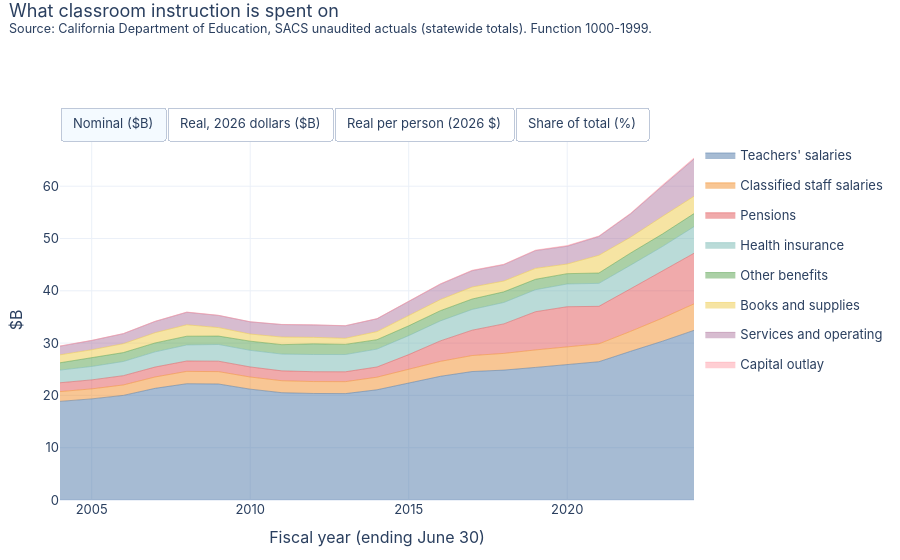

Notebook code cell kept with this figure:
### Markdown cell above
## Inside the classroom
What classroom instruction itself is made of: of every dollar coded to instruction (including special education), how much is teacher pay, other staff pay, pensions, other benefits, and supplies?

### Code cell
ins = fn[fn.function_group == "Classroom instruction (incl. special ed)"].groupby(["fy", "group"], as_index=False).amount_k.sum()
stacked_area_toggle(add_views(ins), "group", "What classroom instruction is spent on", SACS + ". Function 1000-1999.", order=[g for g in GROUPS if g in set(ins.group)]).show()

### Figure 1 — Plotly figure (JSON) as saved in the notebook; plotly's stock layout.template omitted (floating-point values rounded to 4 significant figures)
{"data": [{"hovertemplate": "%{y:,.1f}", "legendgroup": "Teachers' salaries", "line": {"color": "#4e79a7", "width": 0.5}, "mode": "lines", "name": "Teachers' salaries", "showlegend": true, "stackgroup": "one", "type": "scatter", "visible": true, "x": [2004, 2005, 2006, 2007, 2008, 2009, 2010, 2011, 2012, 2013, 2014, 2015, 2016, 2017, 2018, 2019, 2020, 2021, 2022, 2023, 2024], "y": [18.86, 19.33, 20.0, 21.35, 22.23, 22.18, 21.19, 20.51, 20.37, 20.34, 21.07, 22.36, 23.65, 24.56, 24.84, 25.35, 25.85, 26.44, 28.43, 30.35, 32.43]}, {"hovertemplate": "%{y:,.1f}", "legendgroup": "Classified staff salaries", "line": {"color": "#f28e2b", "width": 0.5}, "mode": "lines", "name": "Classified staff salaries", "showlegend": true, "stackgroup": "one", "type": "scatter", "visible": true, "x": [2004, 2005, 2006, 2007, 2008, 2009, 2010, 2011, 2012, 2013, 2014, 2015, 2016, 2017, 2018, 2019, 2020, 2021, 2022, 2023, 2024], "y": [1.87, 1.913, 1.996, 2.171, 2.358, 2.365, 2.324, 2.291, 2.282, 2.287, 2.411, 2.601, 2.851, 3.063, 3.193, 3.341, 3.457, 3.417, 3.818, 4.413, 5.075]}, {"hovertemplate": "%{y:,.1f}", "legendgroup": "Pensions", "line": {"color": "#e15759", "width": 0.5}, "mode": "lines", "name": "Pensions", "showlegend": true, "stackgroup": "one", "type": "scatter", "visible": true, "x": [2004, 2005, 2006, 2007, 2008, 2009, 2010, 2011, 2012, 2013, 2014, 2015, 2016, 2017, 2018, 2019, 2020, 2021, 2022, 2023, 2024], "y": [1.69, 1.72, 1.775, 1.9, 1.984, 1.998, 1.923, 1.886, 1.88, 1.884, 1.95, 2.844, 3.92, 4.839, 5.642, 7.306, 7.65, 7.171, 8.139, 8.936, 9.673]}, {"hovertemplate": "%{y:,.1f}", "legendgroup": "Health insurance", "line": {"color": "#76b7b2", "width": 0.5}, "mode": "lines", "name": "Health insurance", "showlegend": true, "stackgroup": "one", "type": "scatter", "visible": true, "x": [2004, 2005, 2006, 2007, 2008, 2009, 2010, 2011, 2012, 2013, 2014, 2015, 2016, 2017, 2018, 2019, 2020, 2021, 2022, 2023, 2024], "y": [2.416, 2.565, 2.71, 2.901, 3.07, 3.193, 3.177, 3.21, 3.291, 3.3, 3.422, 3.628, 3.822, 3.97, 4.095, 4.208, 4.35, 4.392, 4.514, 4.748, 5.085]}, {"hovertemplate": "%{y:,.1f}", "legendgroup": "Other benefits", "line": {"color": "#59a14f", "width": 0.5}, "mode": "lines", "name": "Other benefits", "showlegend": true, "stackgroup": "one", "type": "scatter", "visible": true, "x": [2004, 2005, 2006, 2007, 2008, 2009, 2010, 2011, 2012, 2013, 2014, 2015, 2016, 2017, 2018, 2019, 2020, 2021, 2022, 2023, 2024], "y": [1.402, 1.639, 1.704, 1.703, 1.671, 1.606, 1.751, 1.797, 2.039, 1.943, 1.797, 1.876, 1.952, 1.989, 2.038, 1.992, 1.972, 1.978, 2.327, 2.395, 2.498]}, {"hovertemplate": "%{y:,.1f}", "legendgroup": "Books and supplies", "line": {"color": "#edc948", "width": 0.5}, "mode": "lines", "name": "Books and supplies", "showlegend": true, "stackgroup": "one", "type": "scatter", "visible": true, "x": [2004, 2005, 2006, 2007, 2008, 2009, 2010, 2011, 2012, 2013, 2014, 2015, 2016, 2017, 2018, 2019, 2020, 2021, 2022, 2023, 2024], "y": [1.519, 1.553, 1.699, 1.963, 2.188, 1.627, 1.364, 1.456, 1.24, 1.161, 1.546, 1.995, 2.127, 2.3, 2.063, 2.093, 1.844, 3.389, 3.025, 3.365, 3.314]}, {"hovertemplate": "%{y:,.1f}", "legendgroup": "Services and operating", "line": {"color": "#b07aa1", "width": 0.5}, "mode": "lines", "name": "Services and operating", "showlegend": true, "stackgroup": "one", "type": "scatter", "visible": true, "x": [2004, 2005, 2006, 2007, 2008, 2009, 2010, 2011, 2012, 2013, 2014, 2015, 2016, 2017, 2018, 2019, 2020, 2021, 2022, 2023, 2024], "y": [1.657, 1.768, 1.911, 2.148, 2.388, 2.321, 2.332, 2.386, 2.37, 2.391, 2.446, 2.638, 2.941, 3.111, 3.134, 3.387, 3.392, 3.594, 4.461, 5.786, 7.113]}, {"hovertemplate": "%{y:,.1f}", "legendgroup": "Capital outlay", "line": {"color": "#ff9da7", "width": 0.5}, "mode": "lines", "name": "Capital outlay", "showlegend": true, "stackgroup": "one", "type": "scatter", "visible": true, "x": [2004, 2005, 2006, 2007, 2008, 2009, 2010, 2011, 2012, 2013, 2014, 2015, 2016, 2017, 2018, 2019, 2020, 2021, 2022, 2023, 2024], "y": [0.0423, 0.03357, 0.03489, 0.03649, 0.04386, 0.02696, 0.02257, 0.02787, 0.02356, 0.02478, 0.03818, 0.05379, 0.07026, 0.0914, 0.06921, 0.09724, 0.1299, 0.09713, 0.1143, 0.1908, 0.2044]}, {"hovertemplate": "%{y:,.1f}", "legendgroup": "Teachers' salaries", "line": {"color": "#4e79a7", "width": 0.5}, "mode": "lines", "name": "Teachers' salaries", "showlegend": false, "stackgroup": "one", "type": "scatter", "visible": false, "x": [2004, 2005, 2006, 2007, 2008, 2009, 2010, 2011, 2012, 2013, 2014, 2015, 2016, 2017, 2018, 2019, 2020, 2021, 2022, 2023, 2024], "y": [33.2, 33.05, 32.94, 34.27, 34.41, 33.85, 32.03, 30.4, 29.33, 28.8, 29.38, 30.95, 32.53, 33.16, 32.8, 32.8, 32.92, 32.92, 33.03, 33.19, 34.32]}, {"hovertemplate": "%{y:,.1f}", "legendgroup": "Classified staff salaries", "line": {"color": "#f28e2b", "width": 0.5}, "mode": "lines", "name": "Classified staff salaries", "showlegend": false, "stackgroup": "one", "type": "scatter", "visible": false, "x": [2004, 2005, 2006, 2007, 2008, 2009, 2010, 2011, 2012, 2013, 2014, 2015, 2016, 2017, 2018, 2019, 2020, 2021, 2022, 2023, 2024], "y": [3.292, 3.269, 3.288, 3.484, 3.65, 3.611, 3.512, 3.396, 3.285, 3.238, 3.361, 3.601, 3.921, 4.135, 4.216, 4.323, 4.402, 4.255, 4.435, 4.825, 5.371]}, {"hovertemplate": "%{y:,.1f}", "legendgroup": "Pensions", "line": {"color": "#e15759", "width": 0.5}, "mode": "lines", "name": "Pensions", "showlegend": false, "stackgroup": "one", "type": "scatter", "visible": false, "x": [2004, 2005, 2006, 2007, 2008, 2009, 2010, 2011, 2012, 2013, 2014, 2015, 2016, 2017, 2018, 2019, 2020, 2021, 2022, 2023, 2024], "y": [2.976, 2.939, 2.923, 3.05, 3.07, 3.049, 2.907, 2.796, 2.707, 2.668, 2.719, 3.937, 5.391, 6.534, 7.449, 9.452, 9.742, 8.928, 9.455, 9.771, 10.24]}, {"hovertemplate": "%{y:,.1f}", "legendgroup": "Health insurance", "line": {"color": "#76b7b2", "width": 0.5}, "mode": "lines", "name": "Health insurance", "showlegend": false, "stackgroup": "one", "type": "scatter", "visible": false, "x": [2004, 2005, 2006, 2007, 2008, 2009, 2010, 2011, 2012, 2013, 2014, 2015, 2016, 2017, 2018, 2019, 2020, 2021, 2022, 2023, 2024], "y": [4.253, 4.384, 4.463, 4.657, 4.752, 4.874, 4.803, 4.758, 4.739, 4.673, 4.771, 5.022, 5.256, 5.361, 5.407, 5.443, 5.54, 5.469, 5.244, 5.191, 5.382]}, {"hovertemplate": "%{y:,.1f}", "legendgroup": "Other benefits", "line": {"color": "#59a14f", "width": 0.5}, "mode": "lines", "name": "Other benefits", "showlegend": false, "stackgroup": "one", "type": "scatter", "visible": false, "x": [2004, 2005, 2006, 2007, 2008, 2009, 2010, 2011, 2012, 2013, 2014, 2015, 2016, 2017, 2018, 2019, 2020, 2021, 2022, 2023, 2024], "y": [2.468, 2.801, 2.806, 2.734, 2.587, 2.452, 2.646, 2.664, 2.936, 2.751, 2.505, 2.596, 2.684, 2.686, 2.692, 2.578, 2.511, 2.463, 2.703, 2.619, 2.643]}, {"hovertemplate": "%{y:,.1f}", "legendgroup": "Books and supplies", "line": {"color": "#edc948", "width": 0.5}, "mode": "lines", "name": "Books and supplies", "showlegend": false, "stackgroup": "one", "type": "scatter", "visible": false, "x": [2004, 2005, 2006, 2007, 2008, 2009, 2010, 2011, 2012, 2013, 2014, 2015, 2016, 2017, 2018, 2019, 2020, 2021, 2022, 2023, 2024], "y": [2.675, 2.655, 2.798, 3.152, 3.387, 2.484, 2.062, 2.158, 1.785, 1.644, 2.156, 2.762, 2.926, 3.105, 2.724, 2.707, 2.348, 4.219, 3.514, 3.68, 3.507]}, {"hovertemplate": "%{y:,.1f}", "legendgroup": "Services and operating", "line": {"color": "#b07aa1", "width": 0.5}, "mode": "lines", "name": "Services and operating", "showlegend": false, "stackgroup": "one", "type": "scatter", "visible": false, "x": [2004, 2005, 2006, 2007, 2008, 2009, 2010, 2011, 2012, 2013, 2014, 2015, 2016, 2017, 2018, 2019, 2020, 2021, 2022, 2023, 2024], "y": [2.917, 3.023, 3.148, 3.449, 3.696, 3.542, 3.524, 3.536, 3.413, 3.386, 3.41, 3.653, 4.045, 4.201, 4.138, 4.382, 4.32, 4.475, 5.183, 6.327, 7.528]}, {"hovertemplate": "%{y:,.1f}", "legendgroup": "Capital outlay", "line": {"color": "#ff9da7", "width": 0.5}, "mode": "lines", "name": "Capital outlay", "showlegend": false, "stackgroup": "one", "type": "scatter", "visible": false, "x": [2004, 2005, 2006, 2007, 2008, 2009, 2010, 2011, 2012, 2013, 2014, 2015, 2016, 2017, 2018, 2019, 2020, 2021, 2022, 2023, 2024], "y": [0.07447, 0.05737, 0.05746, 0.05857, 0.06789, 0.04115, 0.03412, 0.04131, 0.03392, 0.03509, 0.05324, 0.07446, 0.09662, 0.1234, 0.09138, 0.1258, 0.1654, 0.1209, 0.1327, 0.2086, 0.2163]}, {"hovertemplate": "%{y:,.0f}", "legendgroup": "Teachers' salaries", "line": {"color": "#4e79a7", "width": 0.5}, "mode": "lines", "name": "Teachers' salaries", "showlegend": false, "stackgroup": "one", "type": "scatter", "visible": false, "x": [2004, 2005, 2006, 2007, 2008, 2009, 2010, 2011, 2012, 2013, 2014, 2015, 2016, 2017, 2018, 2019, 2020, 2021, 2022, 2023, 2024], "y": [937.5, 925.6, 917.0, 948.5, 944.7, 920.3, 862.5, 811.3, 776.0, 756.0, 764.7, 798.8, 833.5, 845.1, 832.6, 831.7, 833.8, 836.8, 843.9, 847.6, 874.0]}, {"hovertemplate": "%{y:,.0f}", "legendgroup": "Classified staff salaries", "line": {"color": "#f28e2b", "width": 0.5}, "mode": "lines", "name": "Classified staff salaries", "showlegend": false, "stackgroup": "one", "type": "scatter", "visible": false, "x": [2004, 2005, 2006, 2007, 2008, 2009, 2010, 2011, 2012, 2013, 2014, 2015, 2016, 2017, 2018, 2019, 2020, 2021, 2022, 2023, 2024], "y": [92.96, 91.56, 91.53, 96.42, 100.2, 98.16, 94.56, 90.62, 86.93, 84.99, 87.49, 92.93, 100.5, 105.4, 107.0, 109.6, 111.5, 108.2, 113.3, 123.2, 136.8]}, {"hovertemplate": "%{y:,.0f}", "legendgroup": "Pensions", "line": {"color": "#e15759", "width": 0.5}, "mode": "lines", "name": "Pensions", "showlegend": false, "stackgroup": "one", "type": "scatter", "visible": false, "x": [2004, 2005, 2006, 2007, 2008, 2009, 2010, 2011, 2012, 2013, 2014, 2015, 2016, 2017, 2018, 2019, 2020, 2021, 2022, 2023, 2024], "y": [84.03, 82.32, 81.38, 84.4, 84.28, 82.9, 78.28, 74.6, 71.64, 70.03, 70.77, 101.6, 138.1, 166.5, 189.1, 239.7, 246.7, 226.9, 241.6, 249.5, 260.7]}, {"hovertemplate": "%{y:,.0f}", "legendgroup": "Health insurance", "line": {"color": "#76b7b2", "width": 0.5}, "mode": "lines", "name": "Health insurance", "showlegend": false, "stackgroup": "one", "type": "scatter", "visible": false, "x": [2004, 2005, 2006, 2007, 2008, 2009, 2010, 2011, 2012, 2013, 2014, 2015, 2016, 2017, 2018, 2019, 2020, 2021, 2022, 2023, 2024], "y": [120.1, 122.8, 124.2, 128.9, 130.4, 132.5, 129.3, 127.0, 125.4, 122.7, 124.2, 129.6, 134.7, 136.6, 137.3, 138.0, 140.3, 139.0, 134.0, 132.6, 137.0]}, {"hovertemplate": "%{y:,.0f}", "legendgroup": "Other benefits", "line": {"color": "#59a14f", "width": 0.5}, "mode": "lines", "name": "Other benefits", "showlegend": false, "stackgroup": "one", "type": "scatter", "visible": false, "x": [2004, 2005, 2006, 2007, 2008, 2009, 2010, 2011, 2012, 2013, 2014, 2015, 2016, 2017, 2018, 2019, 2020, 2021, 2022, 2023, 2024], "y": [69.68, 78.47, 78.11, 75.67, 71.01, 66.66, 71.25, 71.07, 77.69, 72.21, 65.21, 67.01, 68.77, 68.43, 68.33, 65.36, 63.61, 62.61, 69.07, 66.89, 67.31]}, {"hovertemplate": "%{y:,.0f}", "legendgroup": "Books and supplies", "line": {"color": "#edc948", "width": 0.5}, "mode": "lines", "name": "Books and supplies", "showlegend": false, "stackgroup": "one", "type": "scatter", "visible": false, "x": [2004, 2005, 2006, 2007, 2008, 2009, 2010, 2011, 2012, 2013, 2014, 2015, 2016, 2017, 2018, 2019, 2020, 2021, 2022, 2023, 2024], "y": [75.53, 74.35, 77.88, 87.22, 92.98, 67.53, 55.52, 57.58, 47.24, 43.16, 56.11, 71.28, 74.96, 79.13, 69.16, 68.64, 59.48, 107.3, 89.78, 93.98, 89.31]}, {"hovertemplate": "%{y:,.0f}", "legendgroup": "Services and operating", "line": {"color": "#b07aa1", "width": 0.5}, "mode": "lines", "name": "Services and operating", "showlegend": false, "stackgroup": "one", "type": "scatter", "visible": false, "x": [2004, 2005, 2006, 2007, 2008, 2009, 2010, 2011, 2012, 2013, 2014, 2015, 2016, 2017, 2018, 2019, 2020, 2021, 2022, 2023, 2024], "y": [82.36, 84.66, 87.63, 95.44, 101.5, 96.3, 94.89, 94.35, 90.31, 88.88, 88.76, 94.27, 103.6, 107.0, 105.1, 111.1, 109.4, 113.8, 132.4, 161.6, 191.7]}, {"hovertemplate": "%{y:,.0f}", "legendgroup": "Capital outlay", "line": {"color": "#ff9da7", "width": 0.5}, "mode": "lines", "name": "Capital outlay", "showlegend": false, "stackgroup": "one", "type": "scatter", "visible": false, "x": [2004, 2005, 2006, 2007, 2008, 2009, 2010, 2011, 2012, 2013, 2014, 2015, 2016, 2017, 2018, 2019, 2020, 2021, 2022, 2023, 2024], "y": [2.103, 1.607, 1.599, 1.621, 1.864, 1.119, 0.9187, 1.102, 0.8976, 0.9211, 1.386, 1.922, 2.476, 3.145, 2.32, 3.19, 4.19, 3.074, 3.391, 5.328, 5.508]}, {"hovertemplate": "%{y:.1f}", "legendgroup": "Teachers' salaries", "line": {"color": "#4e79a7", "width": 0.5}, "mode": "lines", "name": "Teachers' salaries", "showlegend": false, "stackgroup": "one", "type": "scatter", "visible": false, "x": [2004, 2005, 2006, 2007, 2008, 2009, 2010, 2011, 2012, 2013, 2014, 2015, 2016, 2017, 2018, 2019, 2020, 2021, 2022, 2023, 2024], "y": [64.02, 63.34, 62.83, 62.48, 61.87, 62.8, 62.17, 61.11, 60.81, 61.02, 60.76, 58.84, 57.22, 55.92, 55.11, 53.06, 53.14, 52.38, 51.85, 50.43, 49.59]}, {"hovertemplate": "%{y:.1f}", "legendgroup": "Classified staff salaries", "line": {"color": "#f28e2b", "width": 0.5}, "mode": "lines", "name": "Classified staff salaries", "showlegend": false, "stackgroup": "one", "type": "scatter", "visible": false, "x": [2004, 2005, 2006, 2007, 2008, 2009, 2010, 2011, 2012, 2013, 2014, 2015, 2016, 2017, 2018, 2019, 2020, 2021, 2022, 2023, 2024], "y": [6.349, 6.265, 6.272, 6.351, 6.563, 6.698, 6.817, 6.826, 6.812, 6.861, 6.951, 6.846, 6.898, 6.972, 7.084, 6.993, 7.106, 6.77, 6.963, 7.333, 7.76]}, {"hovertemplate": "%{y:.1f}", "legendgroup": "Pensions", "line": {"color": "#e15759", "width": 0.5}, "mode": "lines", "name": "Pensions", "showlegend": false, "stackgroup": "one", "type": "scatter", "visible": false, "x": [2004, 2005, 2006, 2007, 2008, 2009, 2010, 2011, 2012, 2013, 2014, 2015, 2016, 2017, 2018, 2019, 2020, 2021, 2022, 2023, 2024], "y": [5.739, 5.633, 5.576, 5.56, 5.519, 5.657, 5.643, 5.62, 5.614, 5.653, 5.622, 7.486, 9.483, 11.02, 12.52, 15.29, 15.73, 14.2, 14.84, 14.85, 14.79]}, {"hovertemplate": "%{y:.1f}", "legendgroup": "Health insurance", "line": {"color": "#76b7b2", "width": 0.5}, "mode": "lines", "name": "Health insurance", "showlegend": false, "stackgroup": "one", "type": "scatter", "visible": false, "x": [2004, 2005, 2006, 2007, 2008, 2009, 2010, 2011, 2012, 2013, 2014, 2015, 2016, 2017, 2018, 2019, 2020, 2021, 2022, 2023, 2024], "y": [8.202, 8.403, 8.514, 8.489, 8.543, 9.042, 9.321, 9.563, 9.827, 9.901, 9.867, 9.549, 9.246, 9.039, 9.085, 8.807, 8.942, 8.701, 8.232, 7.888, 7.777]}, {"hovertemplate": "%{y:.1f}", "legendgroup": "Other benefits", "line": {"color": "#59a14f", "width": 0.5}, "mode": "lines", "name": "Other benefits", "showlegend": false, "stackgroup": "one", "type": "scatter", "visible": false, "x": [2004, 2005, 2006, 2007, 2008, 2009, 2010, 2011, 2012, 2013, 2014, 2015, 2016, 2017, 2018, 2019, 2020, 2021, 2022, 2023, 2024], "y": [4.759, 5.369, 5.353, 4.984, 4.651, 4.548, 5.136, 5.353, 6.088, 5.829, 5.181, 4.937, 4.721, 4.528, 4.523, 4.17, 4.054, 3.919, 4.244, 3.98, 3.819]}, {"hovertemplate": "%{y:.1f}", "legendgroup": "Books and supplies", "line": {"color": "#edc948", "width": 0.5}, "mode": "lines", "name": "Books and supplies", "showlegend": false, "stackgroup": "one", "type": "scatter", "visible": false, "x": [2004, 2005, 2006, 2007, 2008, 2009, 2010, 2011, 2012, 2013, 2014, 2015, 2016, 2017, 2018, 2019, 2020, 2021, 2022, 2023, 2024], "y": [5.158, 5.088, 5.336, 5.745, 6.089, 4.608, 4.002, 4.337, 3.702, 3.484, 4.458, 5.251, 5.146, 5.236, 4.577, 4.38, 3.791, 6.713, 5.517, 5.592, 5.068]}, {"hovertemplate": "%{y:.1f}", "legendgroup": "Services and operating", "line": {"color": "#b07aa1", "width": 0.5}, "mode": "lines", "name": "Services and operating", "showlegend": false, "stackgroup": "one", "type": "scatter", "visible": false, "x": [2004, 2005, 2006, 2007, 2008, 2009, 2010, 2011, 2012, 2013, 2014, 2015, 2016, 2017, 2018, 2019, 2020, 2021, 2022, 2023, 2024], "y": [5.625, 5.793, 6.005, 6.287, 6.645, 6.571, 6.84, 7.107, 7.077, 7.174, 7.052, 6.945, 7.115, 7.083, 6.954, 7.09, 6.973, 7.121, 8.136, 9.614, 10.88]}, {"hovertemplate": "%{y:.1f}", "legendgroup": "Capital outlay", "line": {"color": "#ff9da7", "width": 0.5}, "mode": "lines", "name": "Capital outlay", "showlegend": false, "stackgroup": "one", "type": "scatter", "visible": false, "x": [2004, 2005, 2006, 2007, 2008, 2009, 2010, 2011, 2012, 2013, 2014, 2015, 2016, 2017, 2018, 2019, 2020, 2021, 2022, 2023, 2024], "y": [0.1436, 0.11, 0.1096, 0.1068, 0.122, 0.07634, 0.06622, 0.08303, 0.07034, 0.07435, 0.1101, 0.1416, 0.17, 0.2081, 0.1536, 0.2035, 0.267, 0.1924, 0.2084, 0.317, 0.3126]}], "layout": {"font": {"family": "-apple-system, Segoe UI, sans-serif", "size": 13}, "height": 560, "hovermode": "x unified", "legend": {"orientation": "v", "x": 1.01}, "margin": {"b": 60, "l": 60, "r": 20, "t": 140}, "title": {"text": "What classroom instruction is spent on<br><sup>Source: California Department of Education, SACS unaudited actuals (statewide totals). Function 1000-1999.</sup>", "x": 0.01, "y": 0.97, "yanchor": "top"}, "updatemenus": [{"buttons": [{"args": [{"showlegend": [true, true, true, true, true, true, true, true, false, false, false, false, false, false, false, false, false, false, false, false, false, false, false, false, false, false, false, false, false, false, false, false], "visible": [true, true, true, true, true, true, true, true, false, false, false, false, false, false, false, false, false, false, false, false, false, false, false, false, false, false, false, false, false, false, false, false]}, {"yaxis.title.text": "$B"}], "label": "Nominal ($B)", "method": "update"}, {"args": [{"showlegend": [false, false, false, false, false, false, false, false, true, true, true, true, true, true, true, true, false, false, false, false, false, false, false, false, false, false, false, false, false, false, false, false], "visible": [false, false, false, false, false, false, false, false, true, true, true, true, true, true, true, true, false, false, false, false, false, false, false, false, false, false, false, false, false, false, false, false]}, {"yaxis.title.text": "$B"}], "label": "Real, 2026 dollars ($B)", "method": "update"}, {"args": [{"showlegend": [false, false, false, false, false, false, false, false, false, false, false, false, false, false, false, false, true, true, true, true, true, true, true, true, false, false, false, false, false, false, false, false], "visible": [false, false, false, false, false, false, false, false, false, false, false, false, false, false, false, false, true, true, true, true, true, true, true, true, false, false, false, false, false, false, false, false]}, {"yaxis.title.text": "$ per person"}], "label": "Real per person (2026 $)", "method": "update"}, {"args": [{"showlegend": [false, false, false, false, false, false, false, false, false, false, false, false, false, false, false, false, false, false, false, false, false, false, false, false, true, true, true, true, true, true, true, true], "visible": [false, false, false, false, false, false, false, false, false, false, false, false, false, false, false, false, false, false, false, false, false, false, false, false, true, true, true, true, true, true, true, true]}, {"yaxis.title.text": "%"}], "label": "Share of total (%)", "method": "update"}], "direction": "right", "showactive": true, "type": "buttons", "x": 0, "xanchor": "left", "y": 1.0, "yanchor": "bottom"}], "xaxis": {"title": {"text": "Fiscal year (ending June 30)"}}, "yaxis": {"title": {"text": "$B"}}}}
